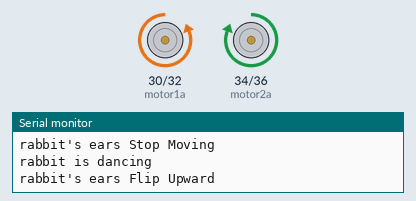
This sketch was run on a simulated Arduino Mega 2560, built with avr-gcc and run on an emulated ATmega2560. Shown: motor-driver pin pairs drawn as motors (green arrow = first pin HIGH = forward, orange = second pin HIGH = backward, longer = more drive), the last lines printed to the serial monitor.

Above: at 0.45 s.
At 1.56 s:
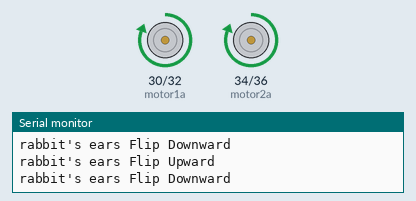
At 6.1 s:
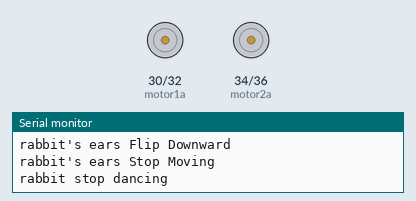
Timing chart, 0 to 8.1 s (numbered marks = the images above):
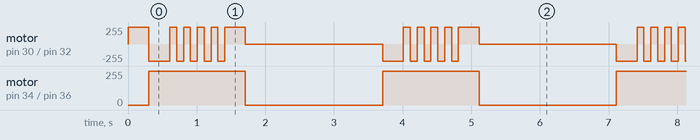

The sketch:

rabbit02.ino
```cpp
const int motor1a = 30;
const int motor1b = 32;
const int motor2a = 34;
const int motor2b = 36 ;

enum EarMotion {
  up,
  down
};

EarMotion ear  = up ;

 void setup()
 {
   pinMode(motor1a,OUTPUT);
   pinMode(motor1b,OUTPUT);
   pinMode(motor2a,OUTPUT);
   pinMode(motor2b,OUTPUT);
   Serial.begin(9600);
    EarFlip('D' ,300);
    StopeEarFlip();
 }

 void loop()
 {
   Dancing();
    EarFlip('U' ,300);
    EarFlip('D' ,100);
    EarFlip('U' ,100);
    EarFlip('D' ,100);
    EarFlip('U' ,100);
    EarFlip('D' ,100);
    EarFlip('U' ,100);
    EarFlip('D' ,100);
    EarFlip('U' ,100);
    EarFlip('D' ,300);
    StopeEarFlip();
   StopDancing();
   delay(2000);

 }

 void Dancing()
 {
    Serial.println("rabbit is dancing");
   digitalWrite(motor2a,HIGH);
   digitalWrite(motor2b,LOW);
 }
 void StopDancing()
 {
   digitalWrite(motor2a,LOW);
   digitalWrite(motor2b,LOW);
   Serial.println("rabbit stop dancing");
 }

void EarFlip(char motion, int delayseconds)
{
 if  (motion == 'U' )
 {
    digitalWrite(motor1a,LOW) ;
    digitalWrite(motor1b,HIGH);
    Serial.println("rabbit's ears Flip Upward");
 }
 else
 {
    digitalWrite(motor1a,HIGH) ;
    digitalWrite(motor1b,LOW);
    Serial.println("rabbit's ears Flip Downward");
 }
  delay(delayseconds);
}

void StopeEarFlip()
{
    digitalWrite(motor1a,LOW) ;
    digitalWrite(motor1b,LOW);
    Serial.println("rabbit's ears Stop Moving");

}
```

Measured:
- by itself, motor on pin 34 (motor2a) / pin 36 (motor2b): alternates forward 255/255 for 1.4 s and stopped for 2.0 s
- by itself, motor on pin 30 (motor1a) / pin 32 (motor1b): repeats every 3.4 s: backward 255/255 0.31 s, 4 × (forward 255/255 0.10 s, backward 255/255 0.10 s), forward 255/255 0.30 s, stopped 2.0 s
